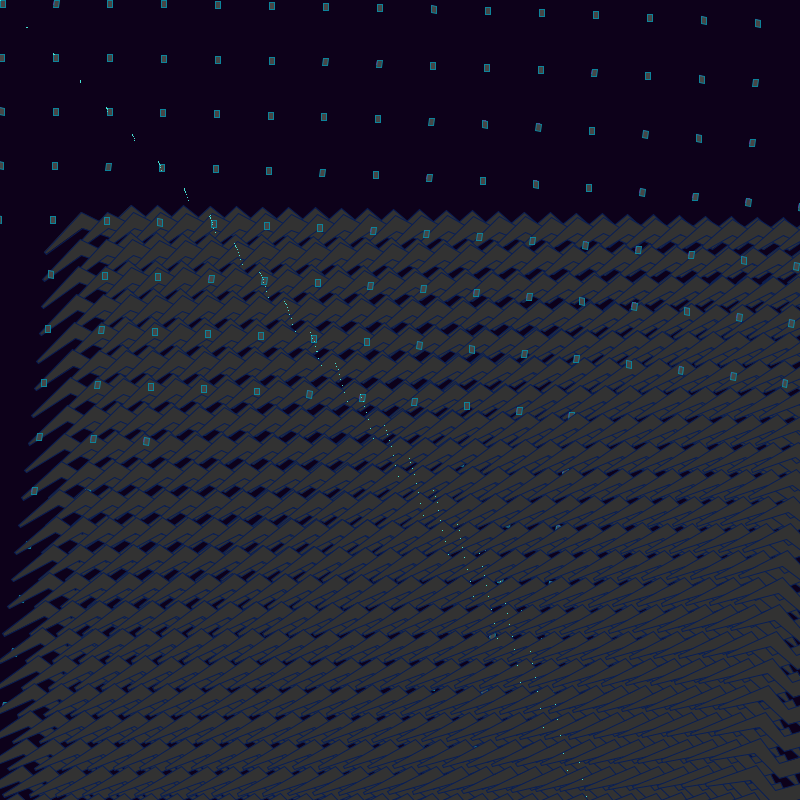
Frame 1 (no input)
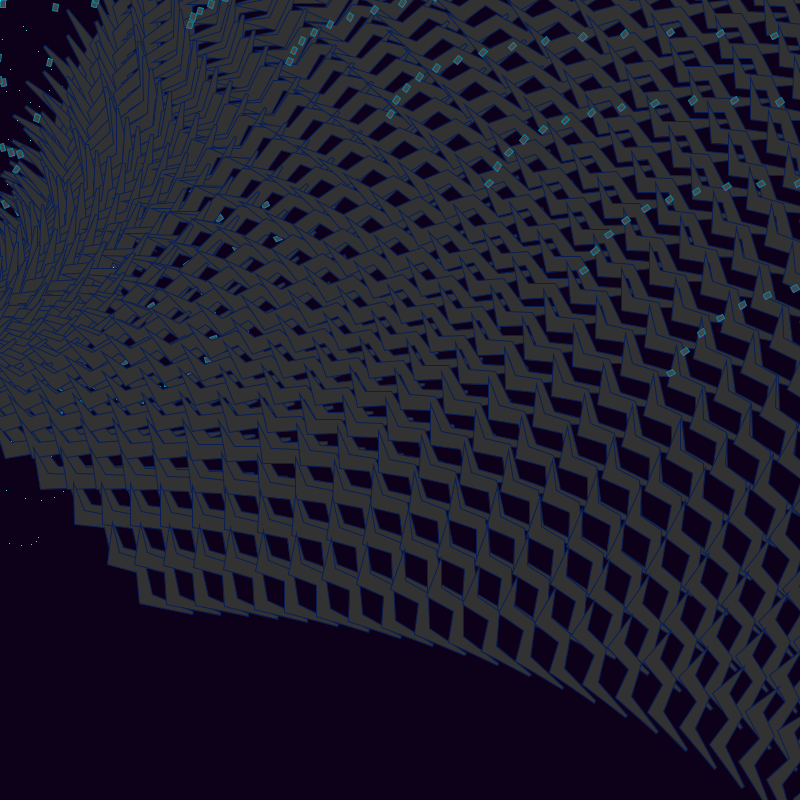
Frame 60 (the mouse pressed at the canvas centre just before this capture)
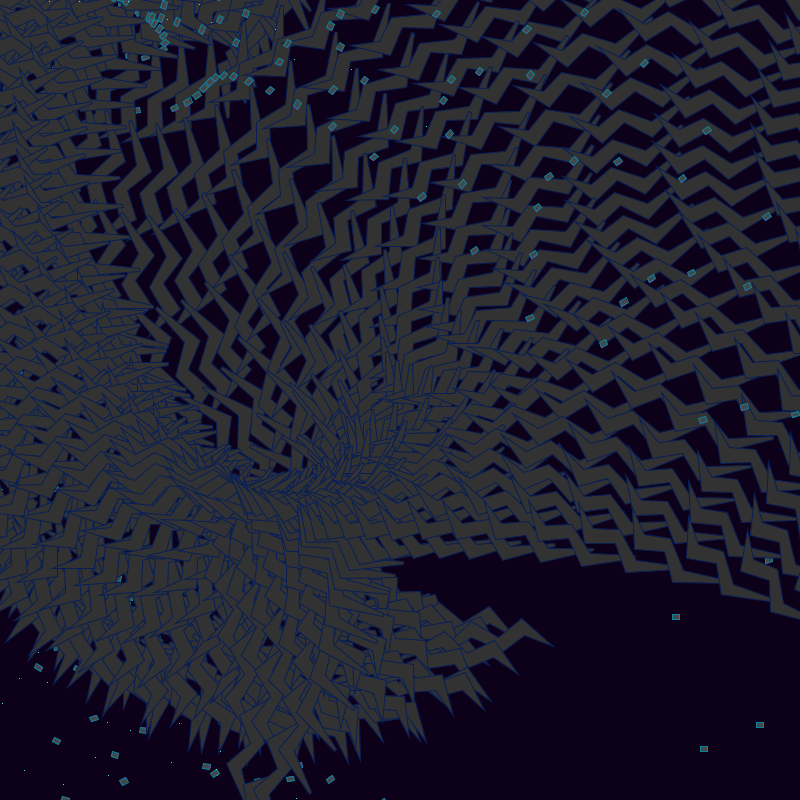
Frame 120 (the mouse held since frame 60 and released just before this capture)

The Processing sketch that drew these frames (run headless with seeded random() and noise(); from frame 60 on, the mouse is pressed at the canvas centre):

// Processing sketch: processing_2837
// ── processing_2837.pde

int esp = 27; // espaciador

void setup(){
  size ( 800, 800);
}

void draw(){
  background(13,1,26);
  for (int y = 0; y < height; y += esp){
    for (int x = 0; x < width; x += esp){
       float d;
      d = dist(mouseX, mouseY, x, y)/50; //diatncia al mouse
  stroke(136,188,222);
     ave(x,y);
      cuadrado(x,y);
    }
  }
}

void ave (int _x, int _y){
  fill(50);
stroke(8,30,85);
float d = dist(mouseX, mouseY, _x, _y); // calcula la distancia
pushMatrix();{
  translate(_x,_y);
rotate(d * millis()*0.000001); //velocidad

 beginShape();
vertex(44, 252);
vertex(81, 212);
vertex(109, 226);
vertex(131, 205);
vertex(164, 231);
vertex(135, 222);
vertex(115, 239);
vertex(82, 228);
vertex(46, 254);  //aves
endShape(CLOSE);

popMatrix();}
}

void cuadrado (int _x, int _y){
float d = dist(mouseX, mouseY, _x, _y); 
pushMatrix();{
  translate(_x,_y);
rotate(d * millis()*0.000001); //millis:milisgdos. transcurridos desde que empieza programa
stroke(162,5,162);
fill(30);
rect(_x,_y,3,4);
stroke(12,132,155);
fill(70);
rect(_x,_y,5,7);
stroke(69,227,212);
fill(80);
rect(_y,_x,0.003,0.004);}
popMatrix();
}
